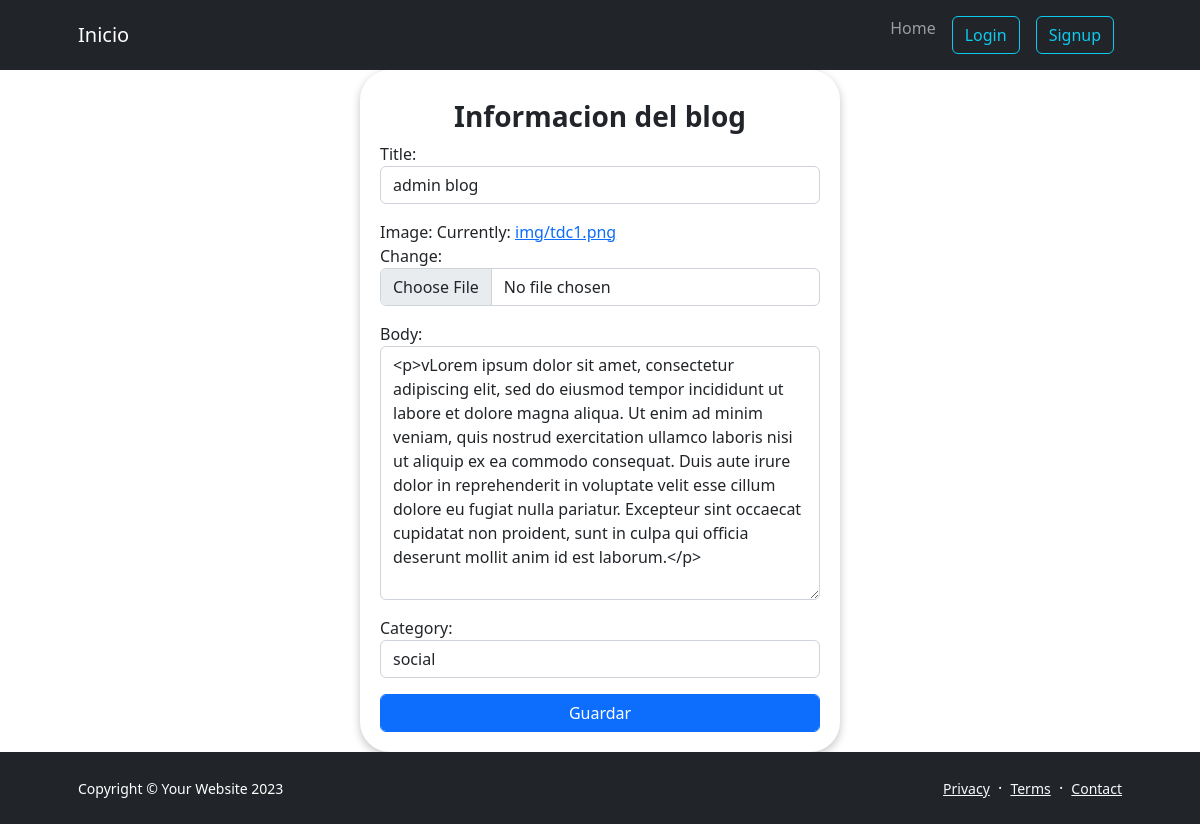
The page /update-post/admin-blog on the database its author committed.
### cmsapp/models.py (models this page shows, shortened)
class Post(models.Model):
    writer = models.ForeignKey(UserProfile, on_delete=models.SET_NULL, null=True, blank=True)
    title  = models.CharField(max_length=500)
    image = models.ImageField(upload_to='img', default= 'NULL')
    body = RichTextField()
    post_id = models.UUIDField(default=uuid.uuid4, primary_key=True, unique=True, editable=False)
    created = models.DateTimeField(auto_now_add=True)
    modified = models.DateTimeField(auto_now=True)
    slug = models.SlugField()
    category = models.ForeignKey('Category', on_delete=models.SET_NULL, blank=True, null=True)

class Category(models.Model):
    title = models.CharField(max_length=100)
    category_id = models.UUIDField(default=uuid.uuid4, primary_key=True, unique=True, editable=False)
    slug = models.SlugField()
    def __str__(self):
        return self.title

### cmsapp/views.py (the view)
# urls.py: path('update-post/<str:slug>', views.updatePost, name= 'update'),
def updatePost (request, slug):
    post = Post.objects.get(slug=slug)
    form = PostForm(instance=post)
    if request.method == 'POST':
        form = PostForm(request.POST, request.FILES, instance = post)
        if form.is_valid():
            form.save()
            messages.info(request, 'Blog modificado exitosamente')
            return redirect('detail', slug=post.slug)
    context = {'form': form}
    return render(request, 'cmsapp/create.html', context)

### cmsapp/forms.py
class PostForm(ModelForm):
    class Meta:
        model = Post
        exclude = ['slug', 'writer']

### cmsapp/templates/cmsapp/create.html (shortened to what this page needs)
{% extends 'base.html' %}
{% block content %}
<div class='container' id = 'container'>
     <h3><strong>Informacion del blog</strong></h3>
    <form method='POST' enctype="multipart/form-data">
        {{form.as_p}}
        <input type="submit" class="btn btn-primary" value="Guardar">
    </form>
</div>
</main>
{% endblock %}

### cmsapp/templates/cmsapp/create.html (style rules this page uses)
#container { width: 40%; box-shadow: rgba(0, 0, 0, 0.24) 0px 3px 8px; height: auto; padding: 30px 20px 20px 20px; border-radius: 30px; margin-bottom: 20x; }
#container h3 { text-align: center; }

### rows shown on the page
Post: title "admin blog", body "<p>vLorem ipsum dolor sit amet, consectetur adipiscing elit, sed do eiusmod tempor incididunt ut labore et dolore magna aliqua. Ut enim ad minim veniam, quis nostrud exercitation ullamco laboris nisi ut aliquip ex ea commodo consequat. Duis aute irure dolor in reprehenderit in voluptate velit esse cillum dolore eu fugiat nulla pariatur. Excepteur sint occaecat cupidatat non proident, sunt in culpa qui officia deserunt mollit anim id est laborum.</p>"
Category: category "social"
